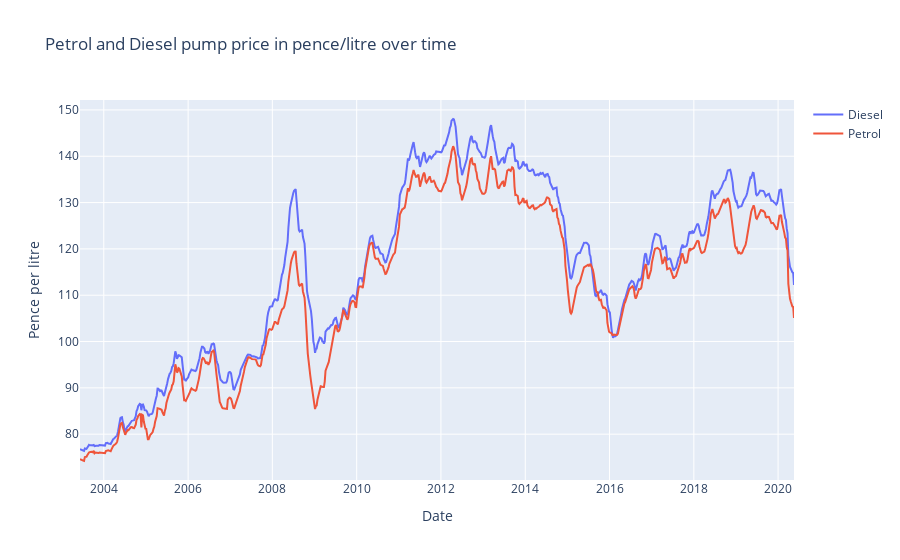

The code cell stored with this chart in its notebook:
### Code cell
interactive_scatter_2(data['diesel_pump_price'],"Diesel",
                     data['petrol_pump_price'], "Petrol",
                     title='Petrol and Diesel pump price in pence/litre over time',
                     yaxis_title='Pence per litre',xaxis_title='Date')

### Figure 1 — Plotly figure (JSON) as saved in the notebook; plotly's stock layout.template omitted (floating-point values rounded to 4 significant figures; data arrays with more than 128 entries replaced by an {"elided": "..."} marker saying what was removed)
{"data": [{"name": "Diesel", "type": "scatter", "x": {"elided": "885 str values"}, "y": {"elided": "885 float values"}}, {"name": "Petrol", "type": "scatter", "x": {"elided": "885 str values"}, "y": {"elided": "885 float values"}}], "layout": {"title": {"text": "Petrol and Diesel pump price in pence/litre over time"}, "xaxis": {"title": {"text": "Date"}}, "yaxis": {"title": {"text": "Pence per litre"}}}}
